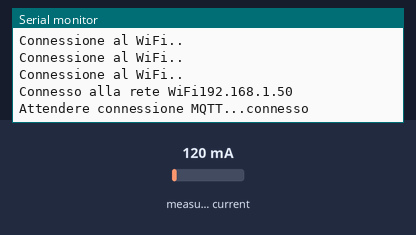
Simulated run of this sketch. Board: ESP8266 (NodeMCU). Shown: the last lines printed to the serial monitor. The inputs (shaded band) are chosen by the test bench; at power-on: measured current 120 mA. WiFi joins after 1.5 s; servers stay silent unless stated; network time is answered at once with the bench clock; no MQTT or app messages arrive unless stated.

Above: at 2.7 s.
2.8 s: measured current set to 40 mA
At 3.9 s:
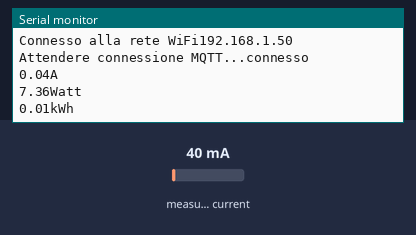
7.1 s: measured current set to 500 mA
At 10.9 s:
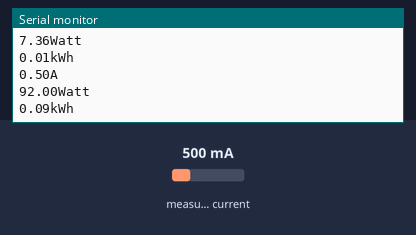

The sketch:

meter.ino
```cpp
#include "Arduino.h"
#include "ESP8266WiFi.h"
#include "PubSubClient.h"
#include "NTPClient.h"
#include "WiFiUdp.h"

#include "EmonLib.h"
EnergyMonitor emon1;

const char* ssid = "XXXXXXXX";
const char* password =  "xxxxxxxxx";
const char* mqtt_server = "xxx.xxx.xxx.xxx";
const int mqtt_server_port = 1883;
const char* mqttUser = "xxxxxxxxxx";
const char* mqttPassword = "xxxxxxxxxxxxxxxxxxxx";

WiFiClient wifiClient;
WiFiUDP ntpUDP;
NTPClient timeClient(ntpUDP);
PubSubClient mqttClient(wifiClient);

unsigned long time_now = 0;

float power, Irms, consumo;


void setup() {
Serial.begin(115200);
   WiFi.mode(WIFI_STA);
   WiFi.begin(ssid, password);


  while (WiFi.status() != WL_CONNECTED) {
    delay(500);
    Serial.println("Connessione al WiFi..");
  }
  Serial.print("Connesso alla rete WiFi");
  Serial.println(WiFi.localIP());

  mqttClient.setServer(mqtt_server, mqtt_server_port);

  emon1.current(A0, 10.0);

}

void loop() {


   if (!mqttClient.connected()) {
     connect();
   }
   mqttClient.loop();
   timeClient.update();

if(millis() > time_now + 3000){
Irms = emon1.calcIrms(1480);  // Calcola corrente
mqttClient.publish("sensor/amp", String(Irms).c_str());

power = Irms*230.00*0.8;  // Calcola Watt
mqttClient.publish("sensor/power", String(power).c_str());

consumo = (power/1000)*1;  // Calcola kWh
mqttClient.publish("sensor/consumo", String(consumo).c_str());

Serial.print(Irms);
Serial.println("A");
Serial.print(power);
Serial.println("Watt");
Serial.print(consumo);
Serial.println("kWh");

  time_now = millis();
  }

}


void connect() {
   while (!mqttClient.connected()) {
     Serial.print("Attendere connessione MQTT...");
     String mqttClientId = "";
     if (mqttClient.connect(mqttClientId.c_str(), mqttUser, mqttPassword)) {
       Serial.println("connesso");
     } else {
       Serial.print("fallita, rc=");
       Serial.print(mqttClient.state());
      Serial.println(" tentativo tra 5 secondi");
       delay(5000);
     }
   }
 }
```

Measured:
- after the input at 2.8 s, the serial monitor: prints a new line after 0.38 s (image 1)
- after the input at 7.1 s, the serial monitor: prints a new line after 2.4 s (image 2)
